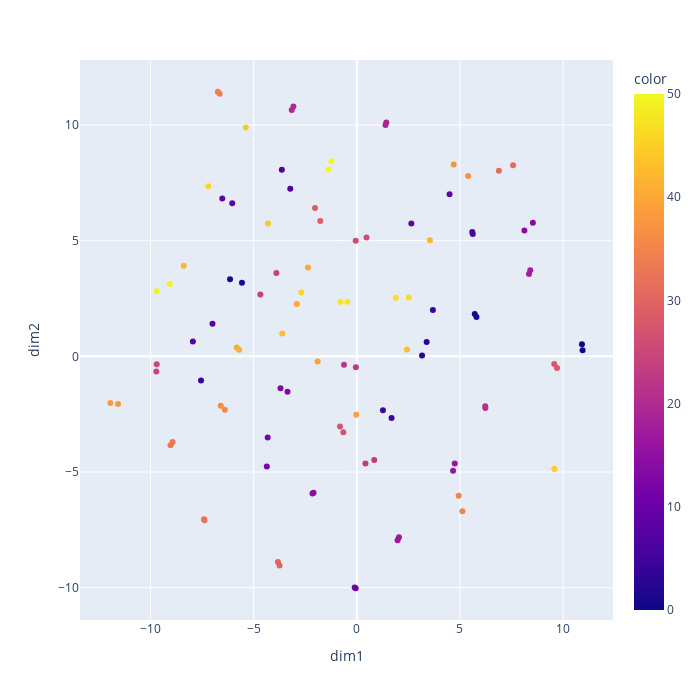

The notebook cell saved with this chart:
### Markdown cell above
In order to get a sense of the relationship between the text embeddings of the questions and answers, we will visualize the embeddings using a t-SNE analysis. The methods used are based on the documentation [here](https://plotly.com/python/t-sne-and-umap-projections/). We visualize fifty of the question-answer pairs in the mathematics dataset. Each question and corresponding answer have the same color in the visualization, so that we can see the relation between them.

### Code cell
def tSNEvisualization(embeddings, color_names, hover_names): 
    """
    Performs a t-SNE analysis with two dimensions and visualizes the results. 

    Arguments: 
        embeddings 
            a tensor or list with the embedding vectors that should be visualized 
        color_names 
            a list with the color names of all the embedding vectors
        hover_names 
            a list with the names of all embedding vectors when you hover over them
    """

    tsne = TSNE(n_components=2, random_state=30)
    #perplexity=30, random_state=42, learning_rate="auto", early_exaggeration=5.0, n_iter=5000, init="pca"
    tSNE_embeddings = tsne.fit_transform(embeddings.numpy())

    x = [x for x, y in tSNE_embeddings]
    y = [y for x, y in tSNE_embeddings]

    fig = px.scatter(
        tSNE_embeddings, x=0, y=1,
        width=700, height=700,
        color = color_names,
        hover_name=hover_names,
    )
    fig.update_layout(
        xaxis_title = "dim1", 
        yaxis_title = "dim2"   
    )
    
    fig.update_traces(
    hovertemplate=None,
    )
    
    fig.show()

embeddings = torch.cat([embedding_Q[::5],embedding_A[::5]],dim=0)
color_names = [i for i in range(len(embedding_Q[::5]))]*2
hover_names = ["question " + str(i) for i in range(len(embedding_Q[::5]))] + ["answer " + str(i) for i in range(len(embedding_A[::5]))]

tSNEvisualization(embeddings, color_names, hover_names)

### Figure 1 — Plotly figure (JSON) as saved in the notebook; plotly's stock layout.template omitted (floating-point values rounded to 4 significant figures)
{"data": [{"hovertext": ["question 0", "question 1", "question 2", "question 3", "question 4", "question 5", "question 6", "question 7", "question 8", "question 9", "question 10", "question 11", "question 12", "question 13", "question 14", "question 15", "question 16", "question 17", "question 18", "question 19", "question 20", "question 21", "question 22", "question 23", "question 24", "question 25", "question 26", "question 27", "question 28", "question 29", "question 30", "question 31", "question 32", "question 33", "question 34", "question 35", "question 36", "question 37", "question 38", "question 39", "question 40", "question 41", "question 42", "question 43", "question 44", "question 45", "question 46", "question 47", "question 48", "question 49", "question 50", "answer 0", "answer 1", "answer 2", "answer 3", "answer 4", "answer 5", "answer 6", "answer 7", "answer 8", "answer 9", "answer 10", "answer 11", "answer 12", "answer 13", "answer 14", "answer 15", "answer 16", "answer 17", "answer 18", "answer 19", "answer 20", "answer 21", "answer 22", "answer 23", "answer 24", "answer 25", "answer 26", "answer 27", "answer 28", "answer 29", "answer 30", "answer 31", "answer 32", "answer 33", "answer 34", "answer 35", "answer 36", "answer 37", "answer 38", "answer 39", "answer 40", "answer 41", "answer 42", "answer 43", "answer 44", "answer 45", "answer 46", "answer 47", "answer 48", "answer 49", "answer 50"], "legendgroup": "", "marker": {"color": [0, 1, 2, 3, 4, 5, 6, 7, 8, 9, 10, 11, 12, 13, 14, 15, 16, 17, 18, 19, 20, 21, 22, 23, 24, 25, 26, 27, 28, 29, 30, 31, 32, 33, 34, 35, 36, 37, 38, 39, 40, 41, 42, 43, 44, 45, 46, 47, 48, 49, 50, 0, 1, 2, 3, 4, 5, 6, 7, 8, 9, 10, 11, 12, 13, 14, 15, 16, 17, 18, 19, 20, 21, 22, 23, 24, 25, 26, 27, 28, 29, 30, 31, 32, 33, 34, 35, 36, 37, 38, 39, 40, 41, 42, 43, 44, 45, 46, 47, 48, 49, 50], "coloraxis": "coloraxis", "symbol": "circle"}, "mode": "markers", "name": "", "orientation": "v", "showlegend": false, "type": "scatter", "x": [10.92, 5.721, -6.147, 3.164, 3.69, 1.268, 5.622, -3.635, -6.998, -6.524, 4.499, -0.05469, -4.363, -3.36, 8.537, -2.096, 4.75, 1.975, 8.411, 1.433, -3.154, 6.235, -0.04594, 0.4182, -3.899, -9.704, 0.4716, -0.6544, 9.709, -2.027, -3.746, 7.577, -7.389, -9.032, -6.648, 5.121, -6.597, 5.4, -11.58, -0.0286, -2.37, -5.825, 3.544, 2.433, -5.385, 9.584, -7.2, 2.521, -0.4603, -9.703, -1.232, 10.95, 5.803, -5.569, 3.386, -7.554, 1.685, 5.599, -3.226, -7.949, -6.04, 2.644, -0.1034, -4.321, -3.701, 8.128, -2.15, 4.669, 2.043, 8.349, 1.391, -3.074, 6.228, -0.6217, 0.8464, -4.676, -9.721, -0.05249, -0.8164, 9.574, -1.77, -3.824, 6.89, -7.409, -8.931, -6.737, 4.939, -6.397, 4.698, -11.95, -1.899, -2.91, -5.707, -8.393, -3.613, -4.308, 9.581, -2.694, 1.891, -0.7787, -9.068, -1.375], "xaxis": "x", "y": [0.5207, 1.826, 3.33, 0.03522, 2.002, -2.33, 5.291, 8.064, 1.411, 6.828, 7.003, -10.02, -4.759, -1.53, 5.776, -5.9, -4.628, -7.945, 3.72, 10.11, 10.65, -2.231, -0.4701, -4.633, 3.607, -0.3417, 5.14, -3.276, -0.5072, 6.415, -9.037, 8.263, -7.081, -3.842, 11.35, -6.697, -2.135, 7.793, -2.061, -2.53, 3.84, 0.3832, 5.018, 0.2925, 9.896, -4.858, 7.354, 2.543, 2.363, 2.809, 8.435, 0.2681, 1.704, 3.185, 0.6187, -1.049, -2.662, 5.38, 7.248, 0.646, 6.622, 5.738, -9.993, -3.504, -1.377, 5.436, -5.932, -4.942, -7.824, 3.556, 10.0, 10.8, -2.153, -0.3648, -4.485, 2.672, -0.65, 4.997, -3.037, -0.3259, 5.848, -8.887, 8.023, -7.039, -3.702, 11.44, -6.031, -2.306, 8.288, -2.02, -0.2281, 2.261, 0.2902, 3.915, 0.9868, 5.741, -4.867, 2.762, 2.534, 2.35, 3.123, 8.076], "yaxis": "y"}], "layout": {"coloraxis": {"colorbar": {"title": {"text": "color"}}, "colorscale": [[0, "#0d0887"], [0.1111, "#46039f"], [0.2222, "#7201a8"], [0.3333, "#9c179e"], [0.4444, "#bd3786"], [0.5556, "#d8576b"], [0.6667, "#ed7953"], [0.7778, "#fb9f3a"], [0.8889, "#fdca26"], [1, "#f0f921"]]}, "height": 700, "legend": {"tracegroupgap": 0}, "margin": {"t": 60}, "width": 700, "xaxis": {"anchor": "y", "domain": [0, 1], "title": {"text": "dim1"}}, "yaxis": {"anchor": "x", "domain": [0, 1], "title": {"text": "dim2"}}}}
